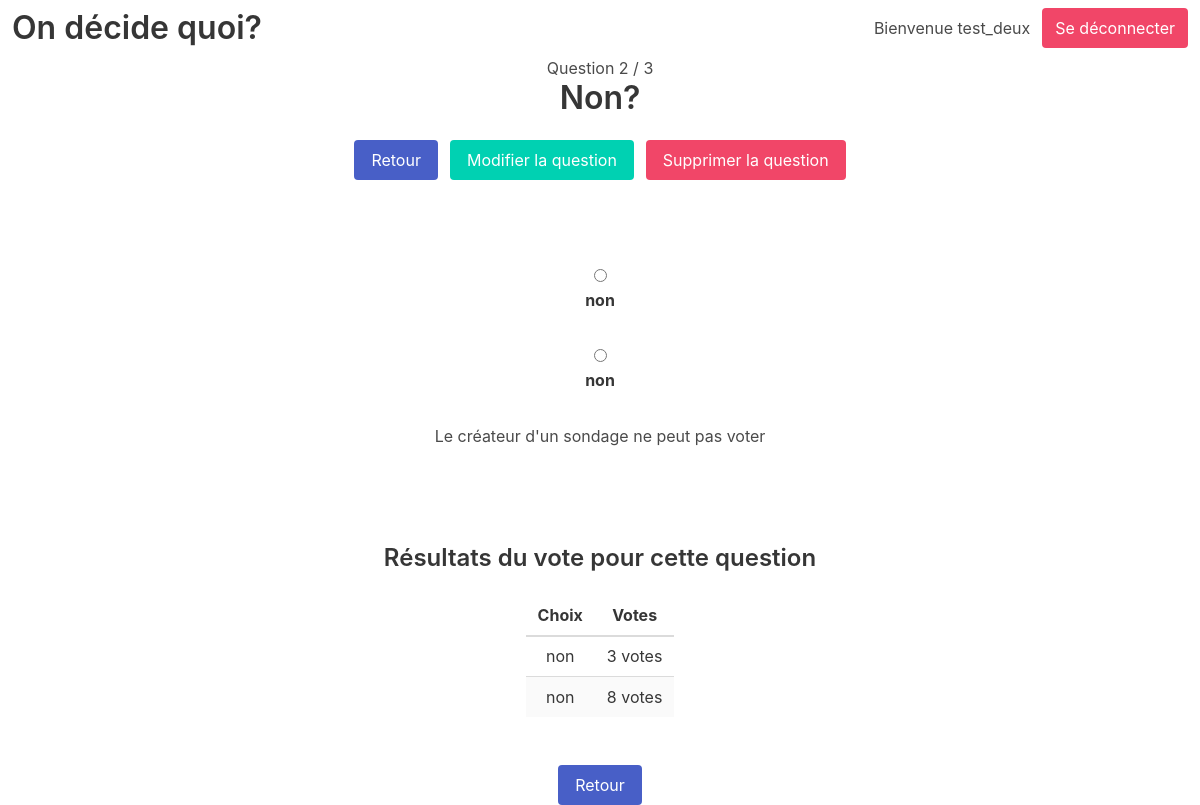
Page /polls/test_deux/Sondage Test/9 (signed in) on the committed database.
### polling/models.py (models this page shows, shortened)
class Question(models.Model):
    question_text = models.CharField(max_length=600)
    has_multiple_choices=models.BooleanField(default=False)
    question_group=models.ForeignKey(QuestionGroup, on_delete=models.CASCADE,null=True)
    question_number=models.IntegerField(blank=True,default=0)
    user_group=models.ForeignKey(Group, on_delete=models.CASCADE,blank=True,default=0)

class QuestionGroup(models.Model):
    name=models.CharField(max_length=600)
    creator=models.ForeignKey(User, on_delete=models.CASCADE)
    max_responders=models.IntegerField(blank=True,default=0)
    created=models.DateTimeField('date published')
    user_group=models.ForeignKey(Group, on_delete=models.CASCADE,blank=True,default=0)

class Choice(models.Model):
    question = models.ForeignKey(Question, name="Question",on_delete=models.CASCADE)
    choice_text = models.CharField(max_length=600)
    votes = models.IntegerField(default=0)
    class Meta:
        verbose_name = "choice"
        verbose_name_plural = "choices"

### polling/views.py (the view)
# urls.py: path('polls/<str:user_group>/<str:group_name>/<int:question>', views.questionDetail, name='questionDetail'),
def questionDetail(request,user_group,group_name,question):
    group=QuestionGroup.objects.filter(user_group__name__exact=user_group).get(name=group_name)
    question=Question.objects.filter(question_group=group).get(id=question)
    return render(request, 'polling/questionDetail.html', {'group':group,'question':question })

### polling/templates/polling/questionDetail.html (shortened to what this page needs)
{% extends 'polling/base.html' %}
{% block content %}
<div class="container has-text-centered">
    <h1>Question {{question.question_number|add:"1" }} / {{group.question_set.count}}</h1>
    <h1 class="title">{{ question.question_text }}</h1>
    <div class="tile is-ancestor">
        <div class="tile is-parent"></div>
        <div class="tile is-parent field is-grouped">
            {% if user.is_authenticated %}
            <p class="control">
                <button class="button is-link"><a href="{% url 'polling:userGroupsDetail' user_group=group.creator group_name=group.name%}">Retour</a></button>
            </p>
            <p class="control">
                <button class="button is-primary"><a href="{% url 'polling:questionEdit' user_group=group.creator group_name=group.name question_id=question.id %}">Modifier la question</a></button>
            </p>
            <p class="control">
                <button class="button is-danger"><a href="{% url 'polling:questionDelete' user_group=group.creator group_name=group.name question_id=question.id %}">Supprimer la question</a></button>
            </p>
            {%endif%}
        </div>
        <div class="tile is-parent"></div>
    </div>
    <section class="section">
        <form class="field" action="{% url 'polling:vote' user_group=group.creator group_name=group.name question_id=question.id %}" method="post">
        {%if question.has_multiple_choices%}
            {% for choice in question.choice_set.all %}
                <input class="form-check-input" type="checkbox" name="choice" id="choice{{ forloop.counter }}" value="{{ choice.id }}">
                <label class="label" for="choice{{ forloop.counter }}">{{ choice.choice_text }}</label><br>
            {% endfor %}
        {%else%}
            {% for choice in question.choice_set.all %}
                <input class="radio" type="radio" name="choice" id="choice{{ forloop.counter }}" value="{{ choice.id }}">
                <label class="label" for="choice{{ forloop.counter }}">{{ choice.choice_text }}</label><br>
            {% endfor %}
        {%endif%}
        {% if user.is_authenticated %}
        <p>Le créateur d'un sondage ne peut pas voter</p>
        {%else%}
        <input class="button is-primary" type="submit" value="Vote">
        {%endif%}
        </form>
    </section>
    {% if user.is_authenticated %}
    <section class="section has-text-centered">
        <table class="table is-striped is-hoverable">
        <h2 class="title is-4">Résultats du vote pour cette question</h2>
            <thead>
                <tr>
                    <th>Choix</th>
                    <th>Votes</th>
                </tr>
            </thead>
            <tbody>
                {% for choice in question.choice_set.all %}
                    <tr>
                    <td>{{ choice.choice_text }}</td>
                    <td>{{ choice.votes }} vote{{ choice.votes|pluralize }}</td>
                    </tr>
                {% endfor %}
            </tbody>
        </table>
    </section>
    {%endif%}
    <button class="button is-link"><a href="{% url 'polling:userGroupsDetail' user_group=group.creator group_name=group.name%}">Retour</a></button>
</div>
{%endblock%}

### polling/templates/polling/base.html (shortened to what this page needs)
{% load static %}
<!DOCTYPE html>
<html lang="en">
<head>
    <link rel="stylesheet" href="https://cdn.jsdelivr.net/npm/bulma@0.8.2/css/bulma.min.css">
    <link rel="stylesheet" type="text/css" href="{% static 'polling/style.css' %}">
</head>
<nav class="navbar" role="navigation" aria-label="main navigation">
  <div class="navbar-brand">
    <a class="navbar-item" href="/">
      <h1 class="title">On décide quoi?</h1>
    </a>
  </div>
  <div class="navbar-end">
    <div class="navbar-item">
      {% if user.is_authenticated %}
        <h1 class="navbar-item">Bienvenue {{user.username}}</h1>
        <button class="button is-danger navbar-item"><a href="{% url 'polling:logout' %}">Se déconnecter</a></button>
      {%else%}
        <h1 class="navbar-item">Bienvenue</h1>
        <button class="button is-primary navbar-item"><a href="{% url 'polling:signup' %}">S'inscrire</a></button>
        <button class="button is-primary navbar-item"><a href="{% url 'polling:login' %}">Se connecter</a></button>
      {%endif%}
    </div>
  </div>
</nav>
<body>
    {% block content %}
    {% endblock %}
</body>
</html>

### polling/static/polling/style.css (style rules this page uses)
a { color:white }
table { margin:auto; }

### rows in the picture
Question: question_number|add "2", question_text "Non?"
QuestionGroup: question_set.count "3"
Choice: choice_text "non", votes "3"
Choice: choice_text "non", votes "8"

### other values in the picture
{{ user.username }} "test_deux"
